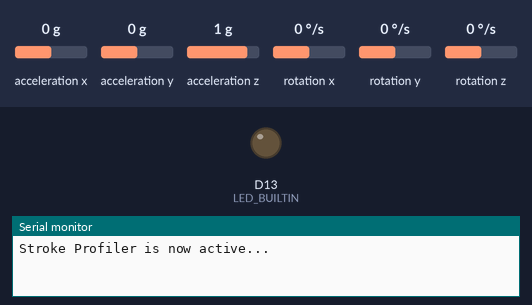
A sketch run on a simulated Arduino Nano 33 BLE. On the bench: output pins drawn as LEDs (lit = HIGH), the last lines printed to the serial monitor. Inputs (shaded band) come from the test bench; at power-on: acceleration x 0 g, acceleration y 0 g, acceleration z 1 g, rotation x 0 °/s, rotation y 0 °/s, rotation z 0 °/s. Nothing arrives over Bluetooth unless stated; a phone connects over Bluetooth LE 3 s after start.

Above: at 0.1 s.
At 3.1 s:
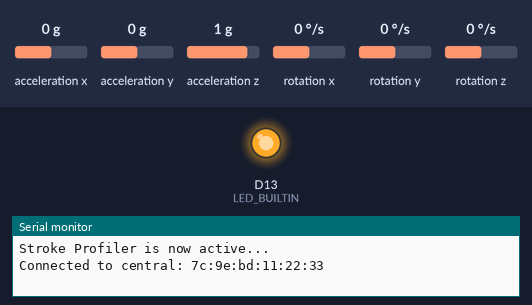
Timing chart, 0 to 4.6 s (numbered marks = the images above):
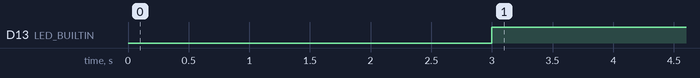

The sketch:

stroke-profiler.ino
```cpp
// (licence header left out)
#include <ArduinoBLE.h>
#include <Arduino_LSM9DS1.h>
#include <vector>

// define local device as peripheral
BLEService profilerService("12566370-6212-4161-A625-566743024140");
BLEFloatCharacteristic imuCharacteristic("12566370-6212-4161-B625-566743024140", BLERead | BLENotify);

void setup() {
    Serial.begin(115200);
    pinMode(LED_BUILTIN, OUTPUT);

    // begin BLE initialisation
    if (!BLE.begin()) {
        Serial.println("Failed to initialise BLE!");
        while(1);
    }

    // begin IMU initialisation
    if (!IMU.begin()) {
        Serial.println("Failed to initialise IMU!");
        while(1);
    }

    // set advertised local name and service UUID, add characteristic
    // to the service, attach the service, and start advertising
    BLE.setLocalName("Stroke Profiler");
    BLE.setAdvertisedService(profilerService);
    profilerService.addCharacteristic(imuCharacteristic);
    BLE.addService(profilerService);
    imuCharacteristic.writeValue(0);
    BLE.advertise();

    // Arduino is ready for use
    Serial.println("Stroke Profiler is now active...");
}

void loop() {
    // listen for BLE centrals to connect
    BLEDevice central = BLE.central();

    if (central) {
        Serial.print("Connected to central: "); Serial.println(central.address());
        digitalWrite(LED_BUILTIN, HIGH);

        std::vector<float> data_vector(2);

        // as long as connected to central do
        while (central.connected()) {
            getIMUVector(data_vector);

            for (auto &i : data_vector) {
                imuCharacteristic.writeValue(i);
            }
        }

        // disconnected from central
        digitalWrite(LED_BUILTIN, LOW);
        Serial.print("Disconnected from central: "); Serial.println(central.address());
    }
}

// generate vector from IMU data
void getIMUVector(std::vector<float> &data_vector) {
    float gyro_x, gyro_y, gyro_z, accl_x, accl_y, accl_z;

    if (IMU.gyroscopeAvailable()) {
        IMU.readGyroscope(gyro_x, gyro_y, gyro_z);
        data_vector[0] = map_float(gyro_x, -2000, 2000, -1, 1);
    }

    if (IMU.accelerationAvailable()) {
        IMU.readAcceleration(accl_x, accl_y, accl_z);
        data_vector[1] = map_float(accl_z, -4, 4, -1, 1);
    }
}

// fixed version of Arduino's map() function to allow for floats
float map_float(float x, float min_in, float max_in, float min_out, float max_out) {
    return (x - min_in) * (max_out - min_out) / (max_in - min_in) + min_out;
}
```

Measured:
- by itself, D13 (LED_BUILTIN): LOW → HIGH at 3.0 s
